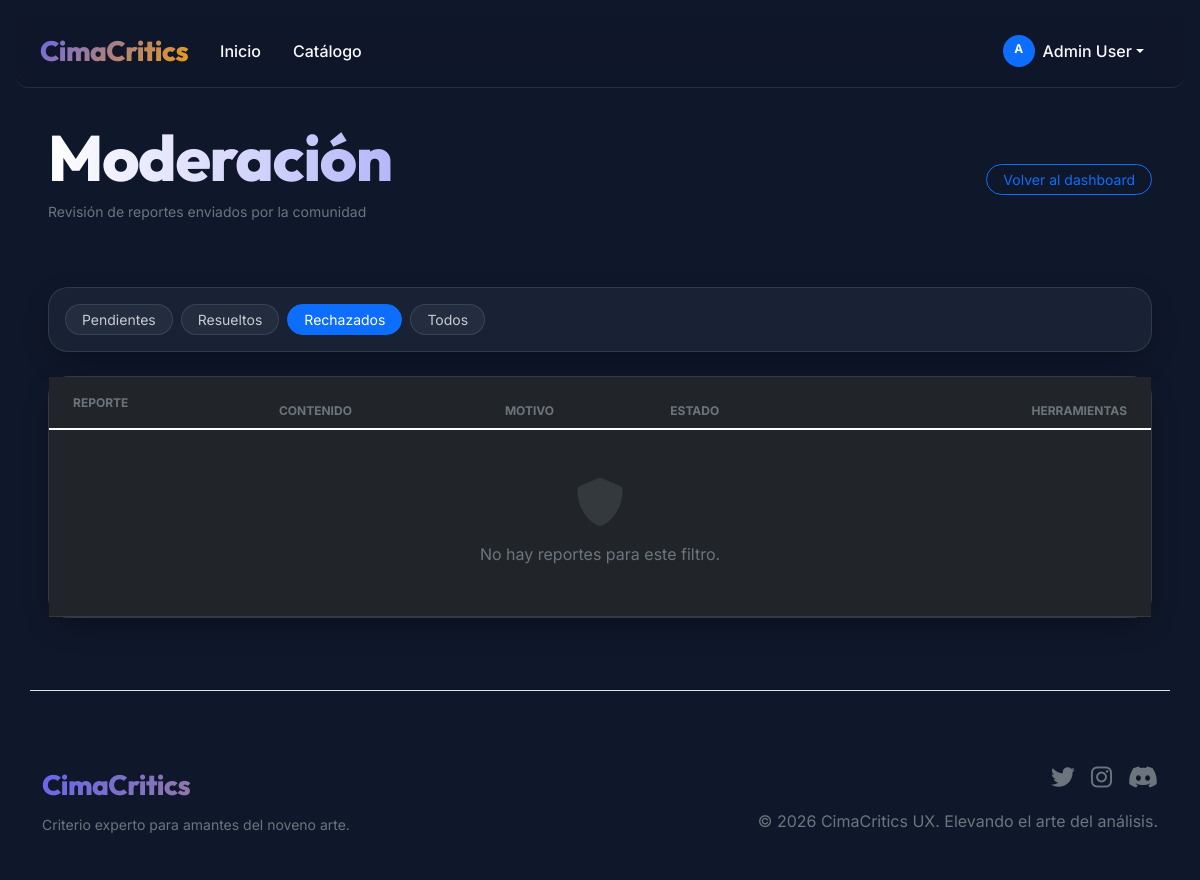
Before: /admin/reports?estado=rechazado (signed in) with the older database file.
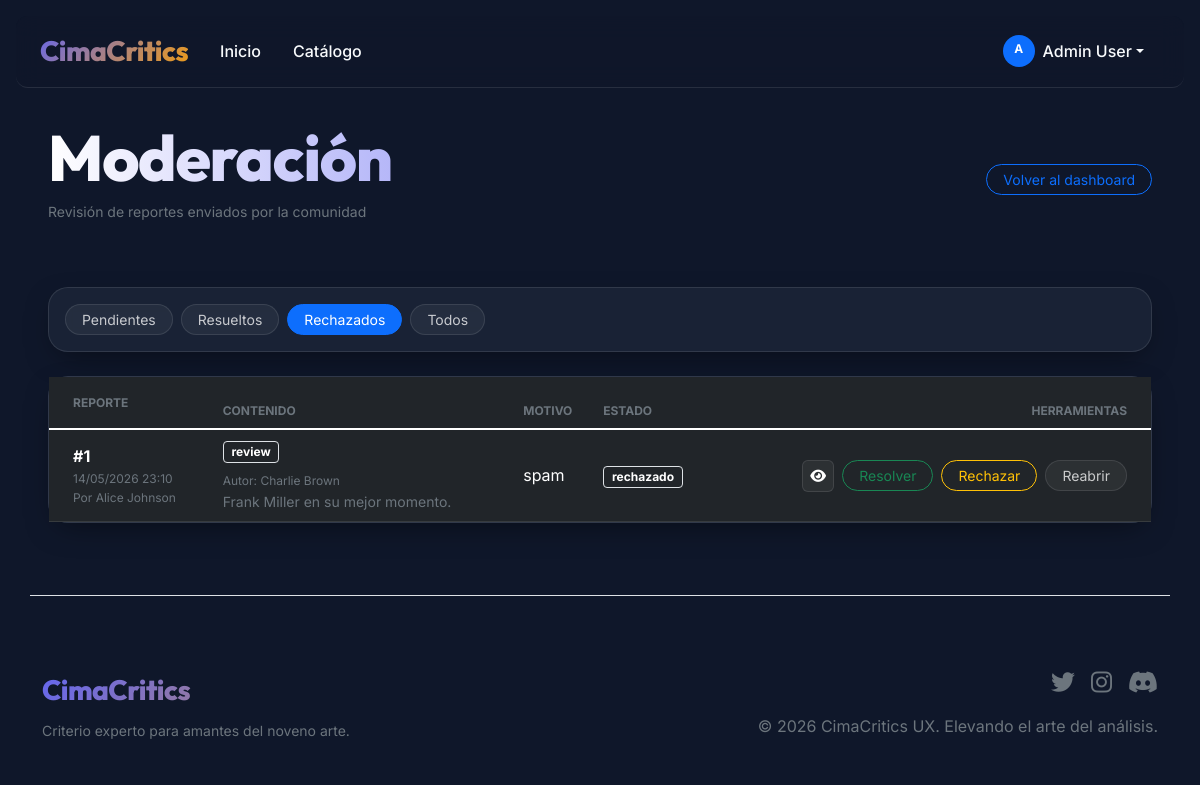
After: the same page with the newer database file.
### models/__init__.py (models this page shows, shortened)
class Usuario(UserMixin, db.Model):
    __tablename__ = 'usuario'
    id = db.Column(db.Integer, primary_key=True)
    nombre = db.Column(db.String(64), nullable=False)
    email = db.Column(db.String(120), unique=True, nullable=False)
    contraseña_hash = db.Column(db.String(128), nullable=False)
    fecha_registro = db.Column(db.DateTime, default=datetime.utcnow)
    es_admin = db.Column(db.Boolean, default=False)
    es_moderador = db.Column(db.Boolean, default=False)
    bio = db.Column(db.Text)
    avatar_url = db.Column(db.String(256))
    seguidores_count = db.Column(db.Integer, default=0)
    siguiendo_count = db.Column(db.Integer, default=0)
    reviews = db.relationship('Review', backref='autor', lazy='dynamic')
    comentarios = db.relationship('Comentario', backref='autor', lazy='dynamic')
    reportes = db.relationship('Reporte', backref='reportador', lazy='dynamic')
    seguidores = db.relationship('Seguimiento', foreign_keys='Seguimiento.seguido_id', backref='seguido', lazy='dynamic')
    siguiendo = db.relationship('Seguimiento', foreign_keys='Seguimiento.seguidor_id', backref='seguidor', lazy='dynamic')
    comics_guardados = db.relationship('ComicGuardado', backref='usuario', lazy='dynamic', cascade='all, delete-orphan')

class Review(db.Model):
    __tablename__ = 'review'
    id = db.Column(db.Integer, primary_key=True)
    usuario_id = db.Column(db.Integer, db.ForeignKey('usuario.id'), nullable=False)
    comic_id = db.Column(db.Integer, db.ForeignKey('comic.id'), nullable=False)
    calificacion = db.Column(db.Integer, nullable=False)  # 1-5
    texto = db.Column(db.Text)
    fecha_creacion = db.Column(db.DateTime, default=datetime.utcnow)
    likes = db.Column(db.Integer, default=0)
    dislikes = db.Column(db.Integer, default=0)
    comentarios = db.relationship('Comentario', backref='review', lazy='dynamic', cascade='all, delete-orphan')
    votos = db.relationship('VotoReview', backref='review', lazy='dynamic', cascade='all, delete-orphan')

class Reporte(db.Model):
    __tablename__ = 'reporte'
    id = db.Column(db.Integer, primary_key=True)
    usuario_id = db.Column(db.Integer, db.ForeignKey('usuario.id'), nullable=False)
    contenido_tipo = db.Column(db.String(32), nullable=False)  # 'review', 'comentario', etc.
    contenido_id = db.Column(db.Integer, nullable=False)
    motivo = db.Column(db.String(64), nullable=False)
    descripcion = db.Column(db.Text)
    fecha_reporte = db.Column(db.DateTime, default=datetime.utcnow)
    estado = db.Column(db.String(32), default='pendiente')  # pendiente, resuelto, rechazado

### routes/main.py (the view)
@app.route('/admin/reports')
@login_required
@moderator_required
def admin_reports():
    estado = request.args.get('estado', 'pendiente')
    query = Reporte.query
    if estado != 'todos':
        query = query.filter_by(estado=estado)
    reportes = query.order_by(Reporte.fecha_reporte.desc()).all()
    return render_template('admin/reports.html',
                         title='Reportes',
                         estado=estado,
                         report_items=[build_report_item(report) for report in reportes])

### routes/main.py (called while the page is built)
@login.user_loader
def load_user(user_id):
    return Usuario.query.get(int(user_id))

def moderator_required(f):
    @wraps(f)
    def decorated_function(*args, **kwargs):
        if not current_user.is_authenticated or not (current_user.es_admin or current_user.es_moderador):
            flash('No tienes permisos de moderación.', 'error')
            return redirect(url_for('index'))
        return f(*args, **kwargs)
    return decorated_function

### templates/admin/reports.html (shortened to what this page needs)
{% extends "base.html" %}
{% block content %}
<div class="row align-items-center mb-5">
    <div class="col-md-8">
        <h1 class="title-gradient mb-1">Moderación</h1>
        <p class="text-muted small">Revisión de reportes enviados por la comunidad</p>
    </div>
    <div class="col-md-4 text-md-end">
        <a href="{{ url_for('admin_dashboard') }}" class="btn btn-sm btn-outline-primary rounded-pill px-3">
            Volver al dashboard
        </a>
    </div>
</div>
<div class="glass-card mb-4 p-3">
    <div class="d-flex flex-wrap gap-2">
        {% for value, label in [('pendiente', 'Pendientes'), ('resuelto', 'Resueltos'), ('rechazado', 'Rechazados'), ('todos', 'Todos')] %}
        <a href="{{ url_for('admin_reports', estado=value) }}"
           class="btn btn-sm {{ 'btn-primary' if estado == value else 'btn-outline-glass' }} rounded-pill px-3">
            {{ label }}
        </a>
        {% endfor %}
    </div>
</div>
<div class="glass-card">
    <div class="table-responsive">
        <table class="table table-dark table-hover mb-0 align-middle">
            <thead class="text-muted extra-small text-uppercase">
                <tr>
                    <th class="ps-4 py-3 border-0">Reporte</th>
                    <th class="border-0">Contenido</th>
                    <th class="border-0">Motivo</th>
                    <th class="border-0">Estado</th>
                    <th class="text-end pe-4 border-0">Herramientas</th>
                </tr>
            </thead>
            <tbody class="border-top-glass">
                {% if report_items %}
                {% for item in report_items %}
                <tr>
                    <td class="ps-4">
                        <span class="d-block text-white fw-bold">#{{ item.report.id }}</span>
                        <span class="d-block text-muted extra-small">{{ item.report.fecha_reporte.strftime('%d/%m/%Y %H:%M') }}</span>
                        <span class="d-block text-muted extra-small">Por {{ item.report.reportador.nombre }}</span>
                    </td>
                    <td>
                        <span class="badge bg-dark border border-glass mb-2">{{ item.report.contenido_tipo }}</span>
                        {% if item.target_author %}
                        <span class="d-block extra-small text-muted">Autor: {{ item.target_author.nombre }}</span>
                        {% endif %}
                        <p class="text-muted small mb-0 line-clamp-3">{{ item.target_text }}</p>
                    </td>
                    <td>
                        <span class="d-block text-white">{{ item.report.motivo }}</span>
                    </td>
                    <td><span class="badge bg-dark border border-glass">{{ item.report.estado }}</span></td>
                    <td class="text-end pe-4">
                        <div class="d-inline-flex gap-2 flex-wrap justify-content-end">
                            <a href="{{ item.target_url }}" class="btn btn-sm btn-icon-glass" title="Ver contenido">
                                <i class="fas fa-eye"></i>
                            </a>
                            <form method="POST" action="{{ url_for('update_report', report_id=item.report.id, action='resuelto') }}">
                                <button type="submit" class="btn btn-sm btn-outline-success rounded-pill px-3">Resolver</button>
                            </form>
                            <form method="POST" action="{{ url_for('update_report', report_id=item.report.id, action='rechazado') }}">
                                <button type="submit" class="btn btn-sm btn-outline-warning rounded-pill px-3">Rechazar</button>
                            </form>
                            {% if item.report.estado != 'pendiente' %}
                            <form method="POST" action="{{ url_for('update_report', report_id=item.report.id, action='pendiente') }}">
                                <button type="submit" class="btn btn-sm btn-outline-glass rounded-pill px-3">Reabrir</button>
                            </form>
                            {% endif %}
                        </div>
                    </td>
                </tr>
                {% endfor %}
                {% else %}
                <tr>
                    <td colspan="5" class="text-center py-5">
                        <i class="fas fa-shield-alt fa-3x text-muted opacity-25 mb-3"></i>
                        <p class="text-muted mb-0">No hay reportes para este filtro.</p>
                    </td>
                </tr>
                {% endif %}
            </tbody>
        </table>
    </div>
</div>
{% endblock %}

### templates/base.html (shortened to what this page needs)
<!DOCTYPE html>
<html lang="es">
<head>
    <link href="https://cdn.jsdelivr.net/npm/bootstrap@5.1.3/dist/css/bootstrap.min.css" rel="stylesheet">
    <link href="https://cdnjs.cloudflare.com/ajax/libs/font-awesome/6.0.0/css/all.min.css" rel="stylesheet">
    <link href="{{ url_for('static', filename='css/style.css') }}" rel="stylesheet">
</head>
<body>
    <nav class="navbar navbar-expand-lg navbar-dark glass-nav">
        <div class="container-fluid px-4">
            <a class="navbar-brand" href="{{ url_for('index') }}">
                CimaCritics
            </a>
            <div class="collapse navbar-collapse" id="navbarNav">
                <ul class="navbar-nav me-auto">
                    <li class="nav-item">
                        <a class="nav-link" href="{{ url_for('index') }}">Inicio</a>
                    </li>
                    <li class="nav-item">
                        <a class="nav-link" href="{{ url_for('comics') }}">Catálogo</a>
                    </li>
                </ul>
                <ul class="navbar-nav ms-auto align-items-center">
                    {% if current_user.is_authenticated %}
                        <li class="nav-item dropdown">
                            <a class="nav-link dropdown-toggle d-flex align-items-center" href="#" id="navbarDropdown" role="button" data-bs-toggle="dropdown">
                                <span class="badge bg-primary rounded-circle p-2 me-2" style="width: 32px; height: 32px;">{{ current_user.nombre[0]|upper }}</span>
                                {{ current_user.nombre }}
                            </a>
                        </li>
                    {% endif %}
                </ul>
            </div>
        </div>
    </nav>
    <main class="container-fluid px-lg-5 mt-5">
        {% block content %}{% endblock %}
    </main>
    <footer class="mt-5 py-5">
        <div class="container">
            <div class="row g-4 align-items-center border-top border-glass pt-5">
                <div class="col-md-6">
                    <h5 class="navbar-brand mb-2">CimaCritics</h5>
                    <p class="text-muted small">Criterio experto para amantes del noveno arte.</p>
                </div>
                <div class="col-md-6 text-md-end">
                    <div class="d-flex justify-content-md-end gap-3 mb-3">
                        <a href="#" class="text-muted hover-primary"><i class="fab fa-twitter fs-4"></i></a>
                        <a href="#" class="text-muted hover-primary"><i class="fab fa-instagram fs-4"></i></a>
                        <a href="#" class="text-muted hover-primary"><i class="fab fa-discord fs-4"></i></a>
                    </div>
                    <p class="text-muted x-small">&copy; 2026 CimaCritics UX. Elevando el arte del análisis.</p>
                </div>
            </div>
        </div>
    </footer>
</body>
</html>

### static/css/style.css (style rules this page uses)
:root { --primary: #6366f1; --primary-hover: #4f46e5; --secondary: #f59e0b; --accent: #10b981; --bg-main: #0f172a; --bg-card: rgba(30, 41, 59, 0.7); --bg-navbar: rgba(15, 23, 42, 0.8); --text-main: #f8fafc; --text-muted: #94a3b8; --border-glass: rgba(255, 255, 255, 0.1); --radius-lg: 1.25rem; --radius-md: 0.75rem; --transition-smooth: all 0.3s cubic-bezier(0.4, 0, 0.2, 1); --glass-blur: blur(12px); --shadow-premium: 0 10px 30px -10px rgba(0, 0, 0, 0.5); }
body { font-family: 'Inter', sans-serif; background-color: var(--bg-main); color: var(--text-main); line-height: 1.6; overflow-x: hidden; }
h1, h2, h3, h4, .navbar-brand { font-family: 'Outfit', sans-serif; letter-spacing: -0.02em; }
.glass-card { background: var(--bg-card); backdrop-filter: var(--glass-blur); -webkit-backdrop-filter: var(--glass-blur); border: 1px solid var(--border-glass); border-radius: var(--radius-lg); box-shadow: var(--shadow-premium); transition: var(--transition-smooth); }
.glass-nav { background: var(--bg-navbar); backdrop-filter: var(--glass-blur); -webkit-backdrop-filter: var(--glass-blur); border-bottom: 1px solid var(--border-glass); position: sticky; top: 1rem; margin: 0 1rem; z-index: 1000; border-radius: var(--radius-md); }
.navbar-brand { font-weight: 800; font-size: 1.75rem; background: linear-gradient(135deg, var(--primary), var(--secondary)); -webkit-background-clip: text; background-clip: text; -webkit-text-fill-color: transparent; }
.nav-link { color: var(--text-main) !important; font-weight: 500; padding: 0.5rem 1rem !important; transition: var(--transition-smooth); }
.title-gradient { font-size: 4rem; font-weight: 800; margin-bottom: 1.5rem; background: linear-gradient(to right, #fff, var(--primary)); -webkit-background-clip: text; background-clip: text; -webkit-text-fill-color: transparent; }

### templates/admin/reports.html (style rules this page uses)
.extra-small { font-size: 0.75rem; }
.btn-outline-glass { background: rgba(255, 255, 255, 0.05); border: 1px solid rgba(255, 255, 255, 0.1); color: rgba(255, 255, 255, 0.75); }
.line-clamp-3 { display: -webkit-box; -webkit-line-clamp: 3; line-clamp: 3; -webkit-box-orient: vertical; overflow: hidden; }
.btn-icon-glass { background: rgba(255, 255, 255, 0.05); border: 1px solid rgba(255, 255, 255, 0.1); color: #fff; width: 32px; height: 32px; padding: 0; display: inline-flex; align-items: center; justify-content: center; border-radius: 6px; }

Changed rows visible on the page:
now on this page (row edited): Review: report.id "1", report.fecha_reporte "14/05/2026 23:10", report.reportador.nombre "Alice Johnson", report.contenido_tipo "review", target_author.nombre "Charlie Brown", target_text "Frank Miller en su mejor momento.", report.motivo "spam", report.estado "rechazado"
Other visible differences:
text no longer shown: "No hay reportes para este filtro."
